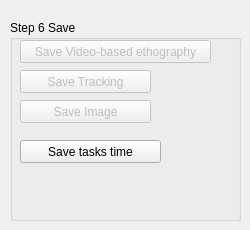
            <widget class="QWidget" name="tab_16">
             <attribute name="title">
              <string>Exit and Save</string>
             </attribute>
             <widget class="QGroupBox" name="groupBox_9">
              <property name="geometry">
               <rect>
                <x>10</x>
                <y>20</y>
                <width>231</width>
                <height>201</height>
               </rect>
              </property>
              <property name="title">
               <string>Step 6 Save</string>
              </property>
              <widget class="QPushButton" name="pbGravarAnalasiProces">
               <property name="enabled">
                <bool>false</bool>
               </property>
               <property name="geometry">
                <rect>
                 <x>10</x>
                 <y>50</y>
                 <width>131</width>
                 <height>23</height>
                </rect>
               </property>
               <property name="text">
                <string>Save Tracking</string>
               </property>
              </widget>
              <widget class="QPushButton" name="pbGravarAnalasiteEtografica">
               <property name="enabled">
                <bool>false</bool>
               </property>
               <property name="geometry">
                <rect>
                 <x>10</x>
                 <y>20</y>
                 <width>191</width>
                 <height>23</height>
                </rect>
               </property>
               <property name="text">
                <string>Save Video-based ethography</string>
               </property>
              </widget>
              <widget class="QPushButton" name="pbSaveImage">
               <property name="enabled">
                <bool>false</bool>
               </property>
               <property name="geometry">
                <rect>
                 <x>10</x>
                 <y>80</y>
                 <width>131</width>
                 <height>23</height>
                </rect>
               </property>
               <property name="text">
                <string>Save Image</string>
               </property>
              </widget>
              <widget class="QPushButton" name="pbteste">
               <property name="geometry">
                <rect>
                 <x>10</x>
                 <y>120</y>
                 <width>141</width>
                 <height>23</height>
                </rect>
               </property>
               <property name="text">
                <string>Save tasks time</string>
               </property>
              </widget>
             </widget>
            </widget>
